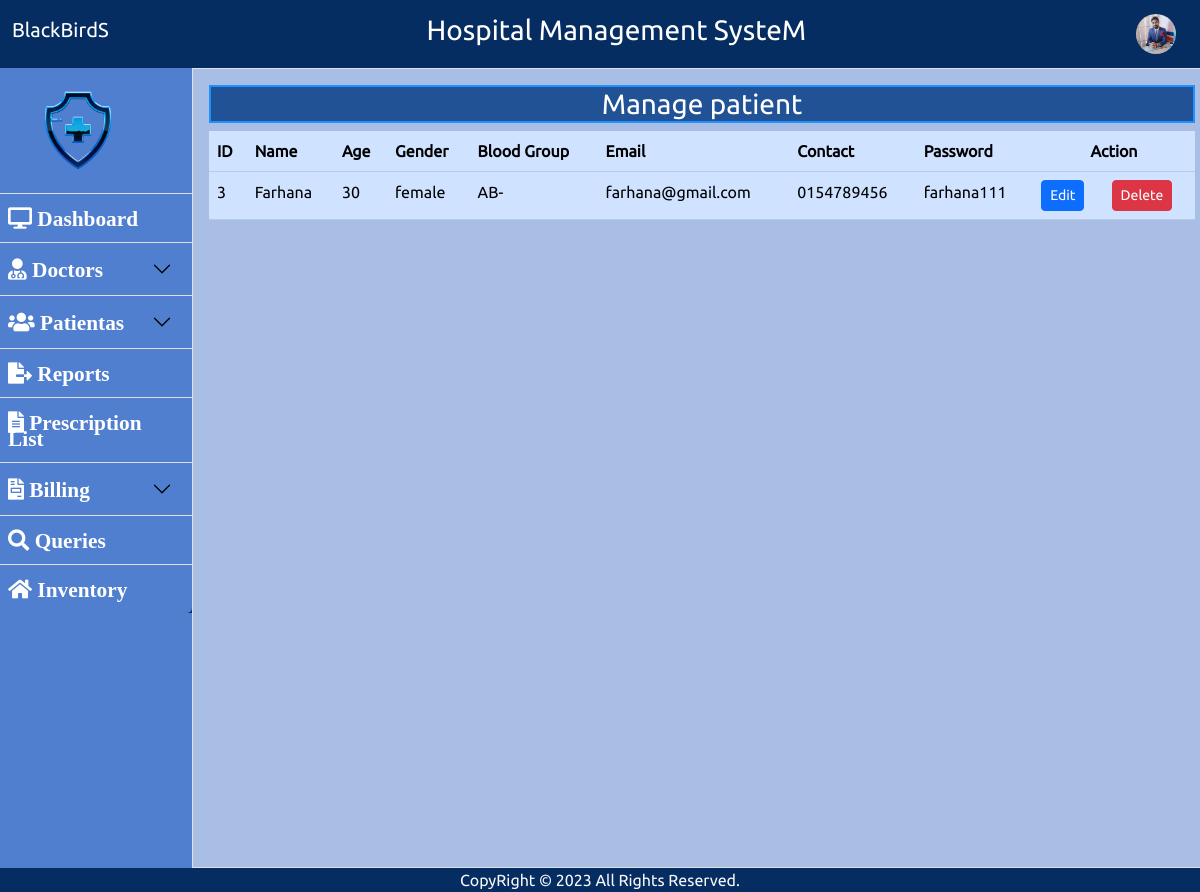
The page /pages/patient_manage.php on the database as committed earlier.
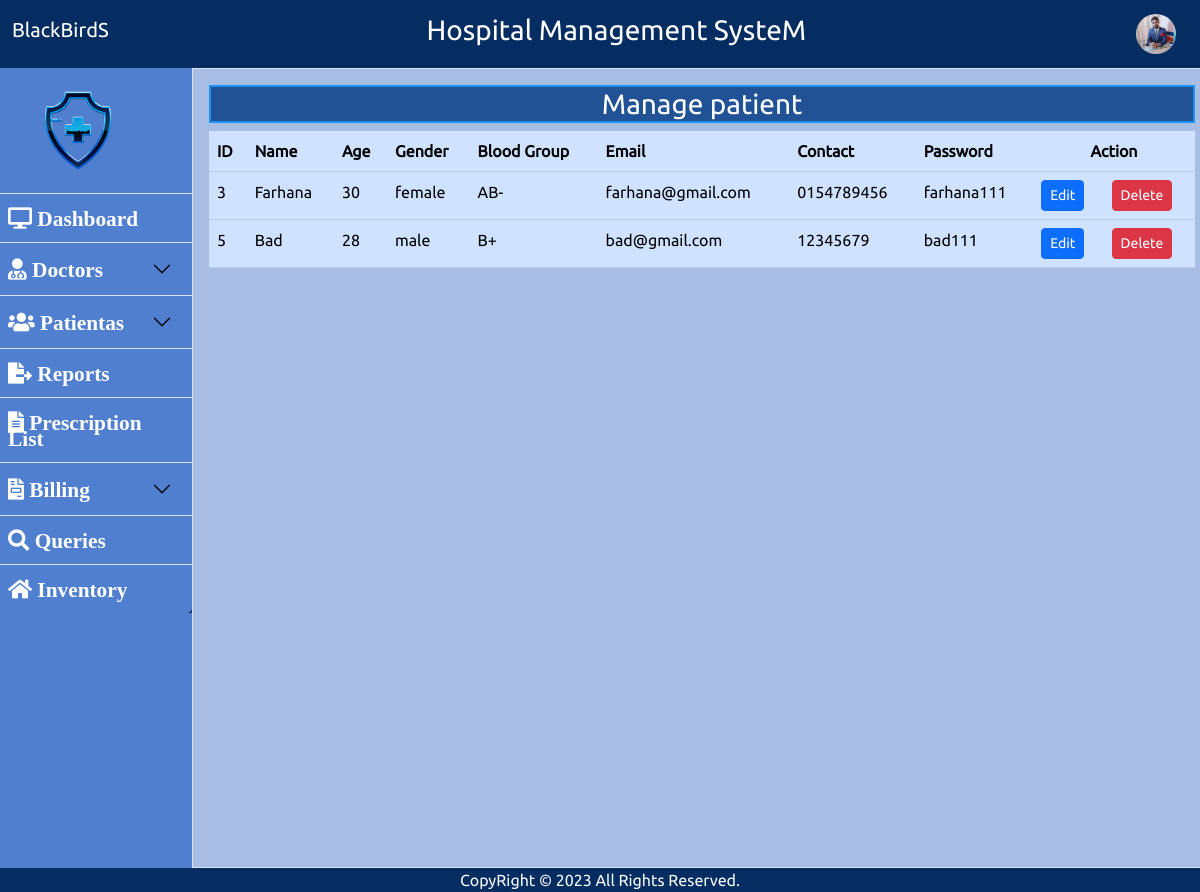
The same page on the database as committed later.
### tables this page shows
CREATE TABLE `patient` (
  `pat_id` int(11) NOT NULL,
  `username` varchar(20) NOT NULL,
  `age` varchar(20) NOT NULL,
  `gender` varchar(10) NOT NULL,
  `bld_group` varchar(10) NOT NULL,
  `email` varchar(30) NOT NULL,
  `contact` varchar(10) NOT NULL,
  `password` varchar(30) NOT NULL,
  `user_id` int(11) NOT NULL,
  `bill_id` int(11) NOT NULL,
  `pres_id` int(11) NOT NULL
);

### pages/patient_manage.php (the view, shortened to what this page needs)
<?php
require_once("./../includes/db_conect.php");
?>
<div class="main-content col-md-10 vh-100 justify-content-center d-flex bg-light gx-0">
    <div  class="col-md-12 border justify-content-center p-3" style="background-color:#a8bee5;  color: yellow;"><h3 style="  border:2px solid DodgerBlue;background-color:#205295; color: white; text-align: center; "> Manage patient</h3>
    <table class="table table-hover table-primary" style="border-radius:10px;">
        <thead>
          <tr>
                <th>ID</th>
                <th>Name</th>
                <th>Age</th>
                <th>Gender</th>
                <th>Blood Group</th>
                <th>Email</th>
                <th>Contact</th>
                <th>Password</th>
                <th style="text-align: center;" colspan="2">Action</th>
          </tr>
        </thead>
        <tbody>
            <?php
                $sql="SELECT * FROM patient";
                $q=$conn->query($sql);
                while ($row=$q->fetch_assoc()){ ?>
                <tr>
                    <td><?=$row["pat_id"]?></td>
                    <td><?=$row["username"]?></td>
                    <td><?=$row["age"]?></td>
                    <td><?=$row["gender"]?></td>
                    <td><?=$row["bld_group"]?></td>
                    <td><?=$row["email"]?></td>
                    <td><?=$row["contact"]?></td>
                    <td><?=$row["password"]?></td>
                    <td>
                     <a href="patient_update.php?d=<?=$row['pat_id']?>" class="btn btn-primary btn-sm">Edit</a></td>
                     <td><a href="patient_delete.php?u=<?=$row['pat_id']?>" class="btn btn-danger btn-sm">Delete</a></td>
                </tr>
            <?php } ?>
        </tbody>
    </table>
    </div>
        </div>
    </div>
</div>

Rows that differ between the two databases and show on the page:
added patient: pat_id "5", username "Bad", age "28", gender "male", bld_group "B+", email "bad@gmail.com", contact "12345679", password "bad111"
